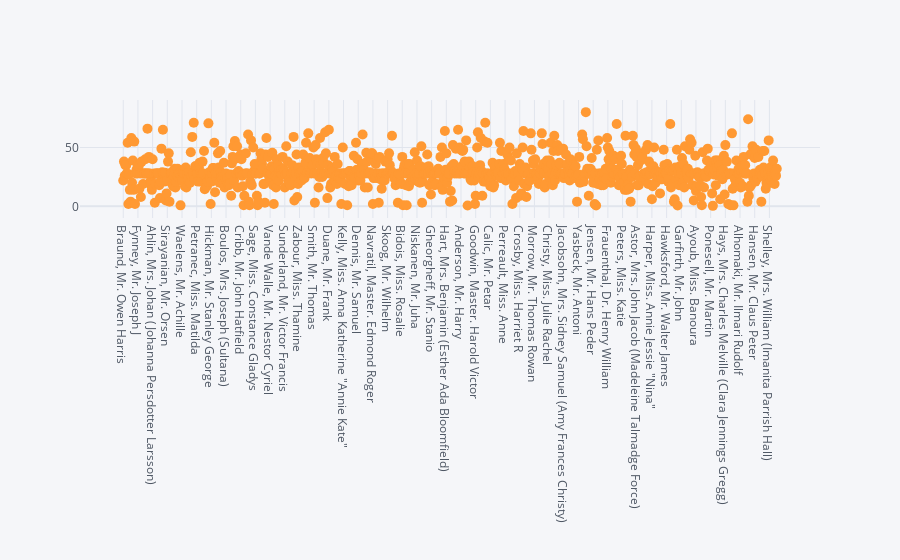

Notebook code cell kept with this figure:
### Code cell
df.iplot(kind='scatter',x='Name',y='Age',mode='markers',size=10)

### Figure 1 — Plotly figure (JSON) as saved in the notebook; plotly's stock layout.template omitted (floating-point values rounded to 4 significant figures; data arrays with more than 128 entries replaced by an {"elided": "..."} marker saying what was removed)
{"data": [{"line": {"color": "rgba(255, 153, 51, 1.0)", "dash": "solid", "shape": "linear", "width": 1.3}, "marker": {"size": 10, "symbol": "circle"}, "mode": "markers", "name": "Age", "text": "", "type": "scatter", "x": {"elided": "891 str values"}, "y": {"elided": "891 float values"}}], "layout": {"legend": {"bgcolor": "#F5F6F9", "font": {"color": "#4D5663"}}, "paper_bgcolor": "#F5F6F9", "plot_bgcolor": "#F5F6F9", "title": {"font": {"color": "#4D5663"}}, "xaxis": {"gridcolor": "#E1E5ED", "showgrid": true, "tickfont": {"color": "#4D5663"}, "title": {"font": {"color": "#4D5663"}, "text": ""}, "zerolinecolor": "#E1E5ED"}, "yaxis": {"gridcolor": "#E1E5ED", "showgrid": true, "tickfont": {"color": "#4D5663"}, "title": {"font": {"color": "#4D5663"}, "text": ""}, "zerolinecolor": "#E1E5ED"}}}
